Frame 1 (no input): blank canvas, image omitted
Frame 60 (no input): blank canvas, image omitted
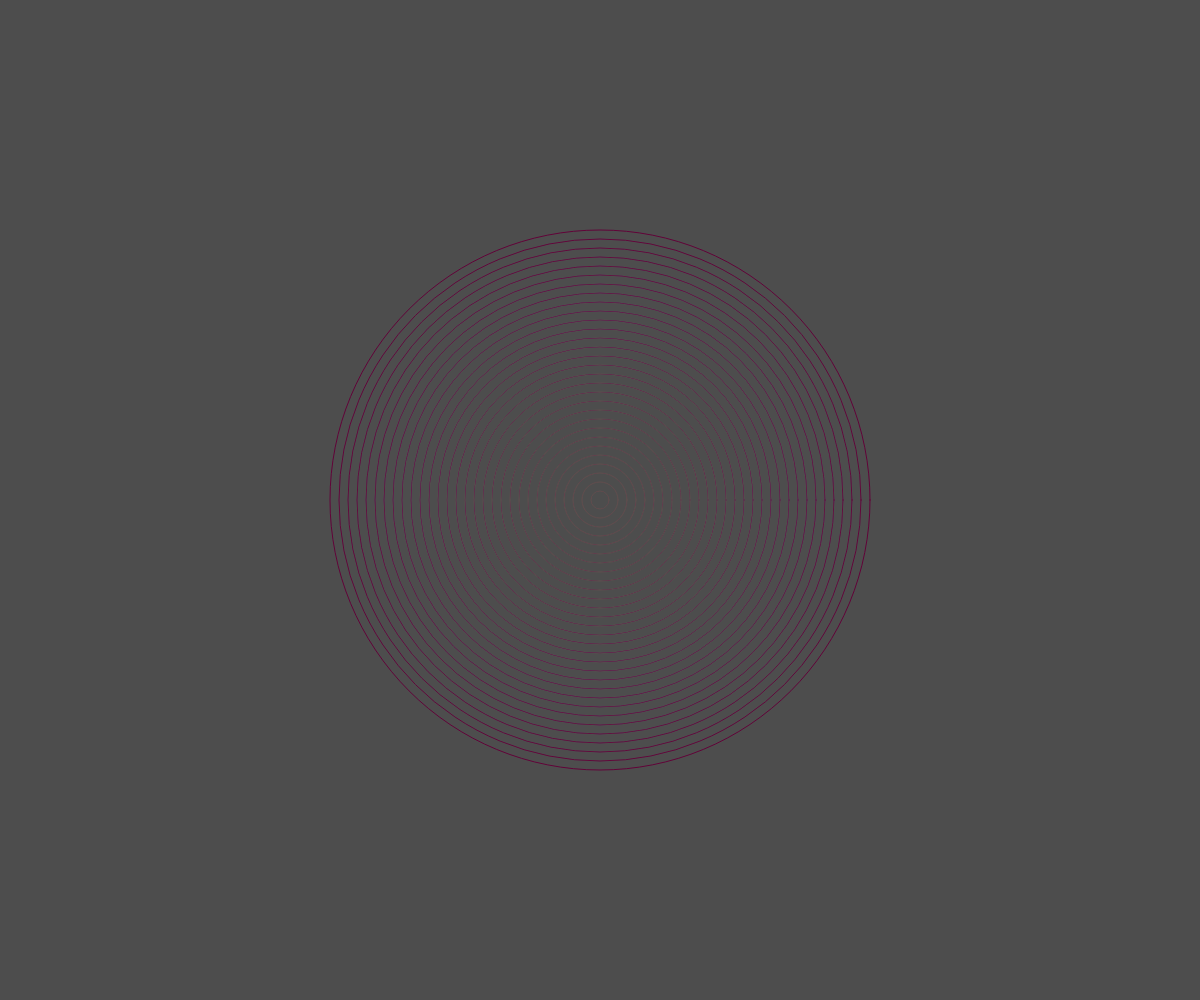
Frame 120 (the mouse pressed at the canvas centre since frame 60)

The p5.js sketch whose frames 1 and 60 were blank and that drew this single picture after the mouse press (run headless with seeded random() and noise() and a simulated clock; from frame 60 on, the mouse is pressed at the canvas centre):

// p5.js sketch
// ── sketch.js
function setup() {
  // put setup code here
  createCanvas(windowWidth, windowHeight);
  background(0, 0, 0);
}

function draw() {
  noStroke();
  fill(127, 127, 127, 5);
  rect(
    0,
    0,
    windowWidth,
    windowHeight);
}

function mousePressed() {
  const step = 5 + 5 * Math.random() | 0;
  const strokeColor =
        [
          Math.random() * 50 + 50 | 0,
          Math.random() * 20 | 0,
          Math.random() * 50 + 50 | 0
        ];
  expandingCircle(mouseX, mouseY, 0, step, strokeColor);
  window.setInterval(
    expandingCircle,
    3000 + 500 * Math.random(),
    mouseX,
    mouseY,
    0,
    step,
    strokeColor
  );
}

function expandingCircle(x, y, rad, step, strokeColor) {
  noFill();
  stroke(strokeColor[0], strokeColor[1], strokeColor[2]);
  ellipse(x, y, rad * 2, rad * 2);
  const dist = Math.sqrt(Math.pow(windowWidth, 2) + Math.pow(windowHeight, 2));
  const timeout = 5 * step;
  if (rad < dist) {
    window.setTimeout(() => {
      expandingCircle(x, y, rad + step, step, strokeColor);
    }, timeout);
  } else {
    console.log("quitting");
  }
}
